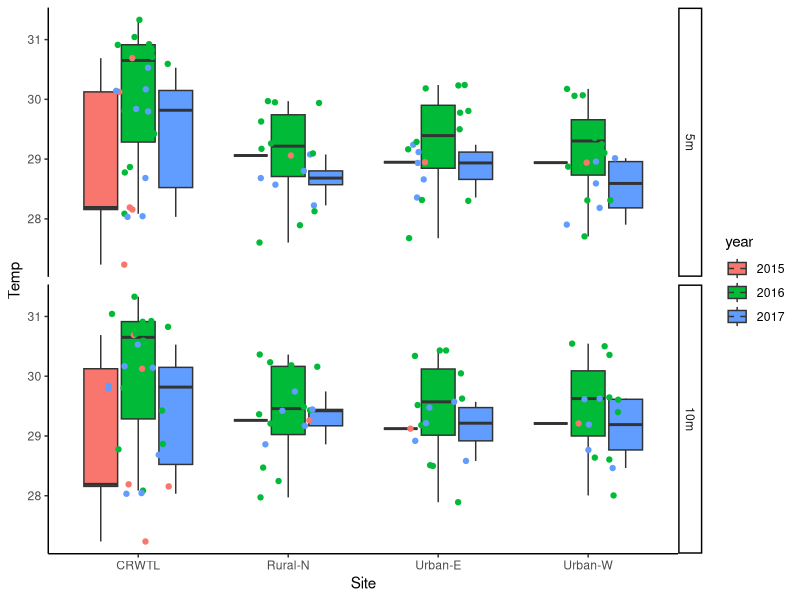
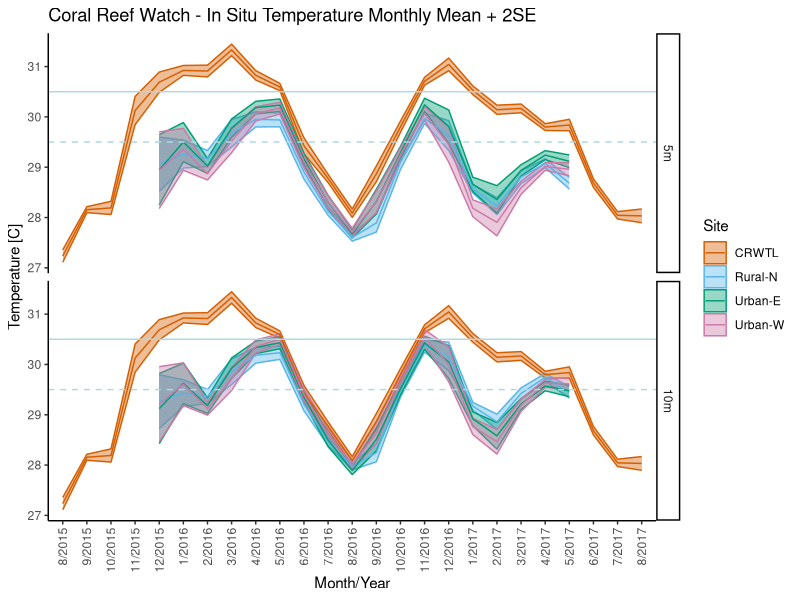
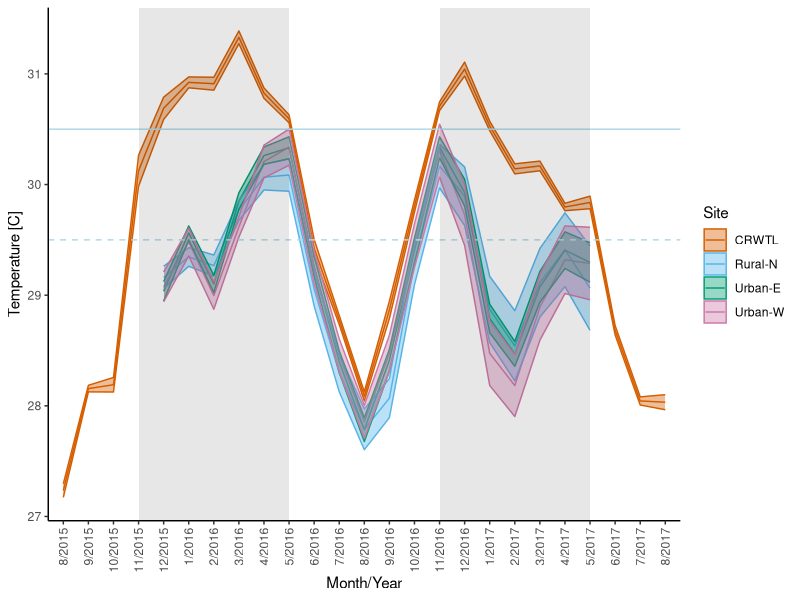
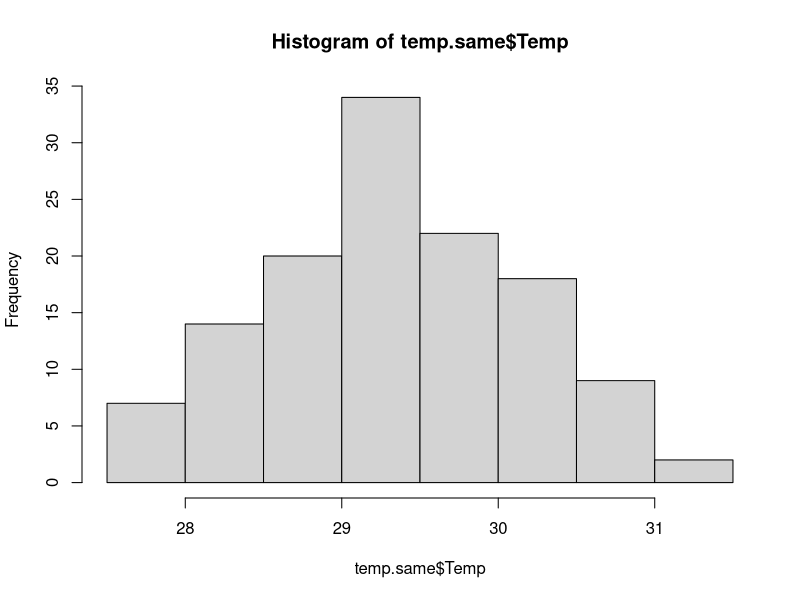
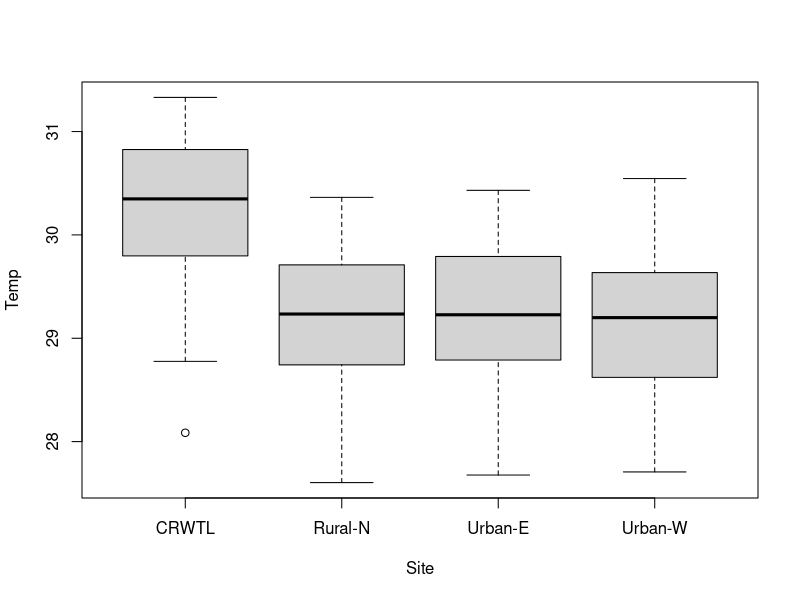
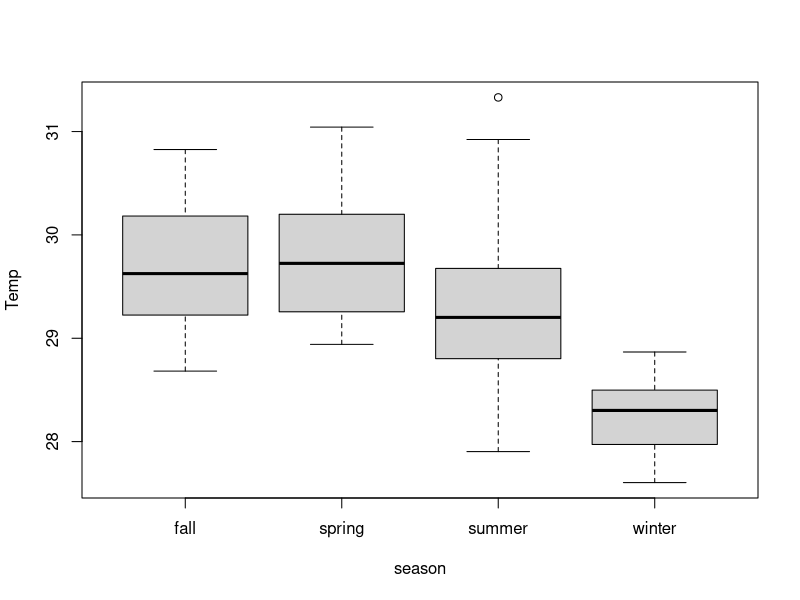
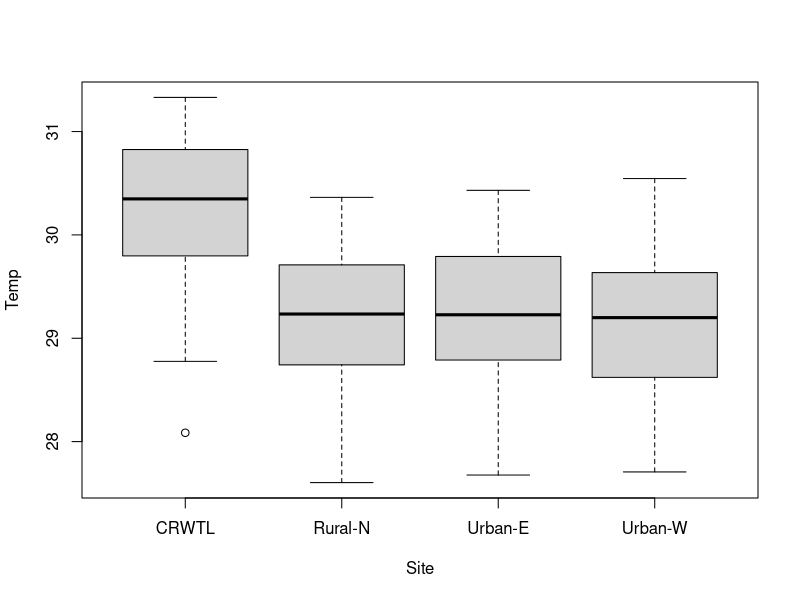
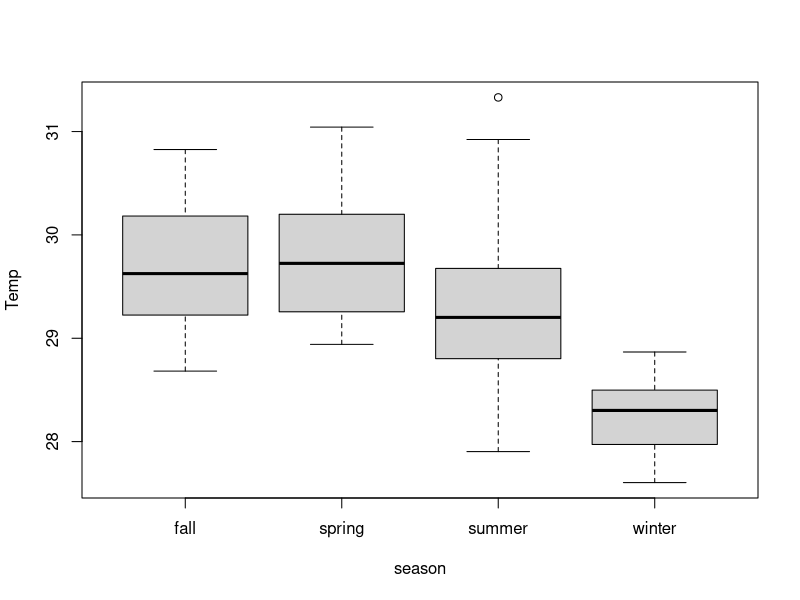

The R script that drew these images, in order:
## ---- chunk 1
knitr::opts_chunk$set(echo = TRUE)

Sys.setenv(R_GSCMD = "C:/Program Files/gs/gs9.54.0/bin/gswin64c.exe")

library(tidyverse)
library(here)
## ---- chunk 2
temp <- read_csv(here::here("data/alltemp_TL.csv")) %>% 
   mutate_if(is.character, as.factor)
head(temp)

temp$m.y <- as.factor(temp$m.y)
temp$month <- as.factor(temp$month)
temp$year <- as.factor(temp$year)
temp$Depth <- as.factor(temp$Depth)
temp$Depth <- relevel(temp$Depth, ref = '5m')

# relevel month/yr in correct order
levels(temp$m.y)
temp$m.y = factor(temp$m.y,levels(temp$m.y)[c(21,24,3,5,7,1,9,11,13,15,17,19,22,25,4,6,8,2,10,12,14,16,18,20,23)])
## ---- chunk 3
ggplot(temp, aes(x = Site, y = Temp, fill = year)) +
   facet_grid(Depth~.)+
    geom_boxplot() +
   geom_point(aes(color = year), position = position_jitter(0.21)) +
    theme_classic()
## ---- chunk 4
cbPalette <- c("#D55E00", "#56B4E9", "#009E73",  "#CC79A7")

ggplot(temp, aes(m.y, Temp, group = Site, color = Site)) + facet_grid(Depth~.) +
   geom_ribbon(aes(ymax=Temp+(2*se), ymin=Temp-(2*se), fill = Site), alpha = 0.4) +
   geom_line()+
   scale_color_manual( values = cbPalette) +
   scale_fill_manual(values = cbPalette) +
   theme_classic() +
   ggtitle("Coral Reef Watch - In Situ Temperature Monthly Mean + 2SE") +
   xlab("Month/Year") + ylab("Temperature [C]") +
   theme(axis.text.x = element_text(angle = 90, hjust = 1, vjust = 0.5)) +
      geom_hline(yintercept = 29.5, color = "light blue", linetype = 2) +
   geom_hline(yintercept = 30.5, color = "light blue") 
ggsave(here::here('figures/line_TLtemp.pdf'), width = 7, height = 4)
## ---- chunk 5
season <- data.frame(month = 1:12, season = rep(c("summer", "fall", "winter", "spring"), each = 3))
season$month <- as.factor(season$month)
season

method <- data.frame(Site = c("Rural-N", "Urban-E", "Urban-W", "CRWTL"), Method = c("insitu", "insitu", "insitu", "sat"))
method

# subset out data with both CRW and logger temperature data
temp.same <- temp %>% filter(m.y != "8/2015" & m.y != "9/2015" & m.y != "10/2015" & m.y != "11/2015" & m.y != "6/2017" & m.y != "7/2017" & m.y != "8/2017") %>% 
  inner_join(season, by = 'month') %>% 
   inner_join(method, by = 'Site') %>% 
   mutate_if(is.character, as.factor)

# remove CRW for one depth used for plot
temp.same <- temp.same[-which(temp.same$Site == 'CRWTL' & temp.same$Depth == '10m'),] #

# relevel method so sat is reference
temp.same$Method <- relevel(temp.same$Method, ref = "sat")

head(temp.same)

crw <- temp %>% 
   filter( Site == "CRWTL") %>% 
   select(Site, m.y, Temp, sd, se)
colnames(crw) <- c("Site", "m.y", "siteave", "SD", "SE")
crw

## ---- chunk 6
temp.avelog <- temp.same %>% 
   filter(Method != "sat") %>% 
   group_by(Site, m.y) %>% 
   summarise(siteave = mean(Temp), SD = sd(Temp), SE = SD/sqrt(n())) #, N = n())

temp.avelog

alltemp <- rbind(temp.avelog, crw)
alltemp
## ---- chunk 7
start <-  c("11/2015", "11/2016")
end <-  c("5/2016", "5/2017")

ggplot(alltemp, mapping= aes(m.y, siteave, group = Site, color = Site)) +
   geom_line()+
   geom_ribbon(aes(m.y, siteave, ymax= siteave+(SE), ymin= siteave-(SE), fill = Site),
               alpha = 0.4) + 
   scale_color_manual( values = cbPalette) +
   scale_fill_manual(values = cbPalette) +
   theme_classic() +
 #  ggtitle("Coral Reef Watch - In Situ Temperature Monthly Mean + SE") +
   xlab("Month/Year") + ylab("Temperature [C]") +
   theme(axis.text.x = element_text(angle = 90, hjust = 1, vjust = 0.5)) +
      geom_hline(yintercept = 29.5, color = "light blue", linetype = 2) +
   geom_hline(yintercept = 30.5, color = "light blue")  +
   annotate("rect", xmin = '11/2015', xmax = '5/2016', ymin = -Inf, ymax = Inf,
           alpha = .1,fill = "gray10") +
   annotate("rect", xmin = '11/2016', xmax = '5/2017', ymin = -Inf, ymax = Inf,
           alpha = .1,fill = "gray10")
  
#ggsave('figures/line_TLtemp.pdf', width = 7, height = 4)
## ---- chunk 8
hist(temp.same$Temp)
## ---- chunk 9
site.lm <- lm(Temp~Site * season, data = temp.same)
library(car)
Anova(site.lm)
library(emmeans)
emmeans(site.lm, list(pairwise ~ season), adjust = "tukey")
emmeans(site.lm, list(pairwise ~ Site), adjust = "tukey")

boxplot(Temp~Site, data = temp.same)
boxplot(Temp~season, data = temp.same)
## ---- chunk 10
site.lm2 <- lm(Temp~Site * season, data = temp.same, contrasts = list(Method = contr.sum, season = contr.sum))
library(car)
Anova(site.lm2, type = 'III')
library(emmeans)
emmeans(site.lm2, list(pairwise ~ season), adjust = "tukey")
emmeans(site.lm2, list(pairwise ~ Site), adjust = "tukey")

boxplot(Temp~Site, data = temp.same)
boxplot(Temp~season, data = temp.same)
## ---- chunk 11
ggplot(temp.same, aes(season, Temp)) + 
   geom_jitter(aes(color = Site)) +
   geom_boxplot(fill = NA) + 
   theme_classic()
## ---- chunk 12
method.lm <- lm(Temp~Method*season, data = temp.same)
Anova(method.lm)

emmeans(method.lm, list(pairwise ~ season), adjust = "tukey")
emmeans(method.lm, list(pairwise ~ Method), adjust = "tukey")
emmeans(method.lm, list(pairwise ~ Method:season), adjust = "tukey")

boxplot(Temp~Method, data = temp.same)
boxplot(Temp~season, data = temp.same)
boxplot(Temp~Method:season, data = temp.same, las = 2)
## ---- chunk 13
method.lm <- lm(Temp~Method*season, data = temp.same, contrasts = list(Method = contr.sum, season = contr.sum))
Anova(method.lm, type = 'III')

emmeans(method.lm, list(pairwise ~ season), adjust = "tukey")
emmeans(method.lm, list(pairwise ~ Method), adjust = "tukey")
emmeans(method.lm, list(pairwise ~ Method:season), adjust = "tukey")

boxplot(Temp~Method, data = temp.same)
boxplot(Temp~season, data = temp.same)
boxplot(Temp~Method:season, data = temp.same, las = 2)
## ---- chunk 14
ggplot(temp.same, aes(season, Temp)) + 
   geom_jitter(aes(color = Method)) +
   geom_boxplot(fill = NA) + 
   theme_classic()
## ---- chunk 15
temp.same %>% 
   group_by(Method, season) %>% 
   summarize(avetemp = mean(Temp), SDtemp = sd(Temp), SEtemp = sd(Temp)/sqrt(n()))
## ---- chunk 16
logger <- filter(temp.same, temp.same$Method != 'sat') %>% droplevels()
head(logger)
## ---- chunk 17
log.lm <- lm(Temp ~ Site * Depth + factor(month)/factor(year), data = logger)
Anova(log.lm)
plot(log.lm)

emmeans(log.lm, list(pairwise ~ factor(month):factor(year)), adjust = "tukey")
emmeans(log.lm, list(pairwise ~ Site:Depth), adjust = "tukey")

boxplot(Temp~Depth, data = logger)
boxplot(Temp~Site, data = logger)
boxplot(Temp~month, data = logger)

logger$Ym <- interaction(logger$year, logger$month)
boxplot(Temp~Ym, data = logger, las = 2)
## ---- chunk 18
log.lm.nodepth <- lm(Temp ~ Site + factor(month)/factor(year), data = logger)
Anova(log.lm.nodepth)
plot(log.lm.nodepth)

emmeans(log.lm.nodepth, list(pairwise ~ factor(month):factor(year)), adjust = "tukey")
emmeans(log.lm.nodepth, list(pairwise ~ Site), adjust = "tukey")

boxplot(Temp~Site, data = logger)
boxplot(Temp~month, data = logger)

logger$Ym <- interaction(logger$year, logger$month)
boxplot(Temp~Ym, data = logger, las = 2)
## ---- chunk 19
sitedepth.ave <- logger %>% 
   group_by(Site,Depth) %>% 
   dplyr::summarize(ave = mean(Temp), SD = sd(Temp), se = SD/sqrt(n()))
sitedepth.ave

logger %>% 
   group_by(month, year) %>% 
   summarize(ave = mean(Temp), SD = sd(Temp), se = SD/sqrt(n()))
## ---- chunk 20
sitedepth.diff <- sitedepth.ave %>% 
   select(Site, Depth, ave) %>% 
   spread(Depth, ave) %>% 
   mutate(diff = `10m` - `5m`)
sitedepth.diff
ave(sitedepth.diff$diff)
